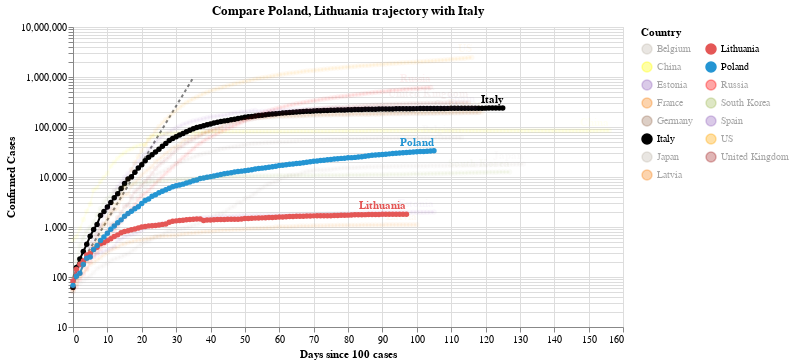

Source (notebook cell):
### Code cell
#hide_input
chart2 = make_since_chart(dff2, ['Poland', 'Lithuania'], baseline_countries)
chart2

### Figure 1 — Vega-Lite specification as saved in the notebook (floating-point values rounded to 4 significant figures; data arrays with more than 128 entries replaced by an {"elided": "..."} marker saying what was removed)
{"config": {"view": {"continuousWidth": 400, "continuousHeight": 300}}, "layer": [{"data": {"name": "data-628230001892d6798b50651be41d1b3e"}, "mark": {"type": "line", "color": "black", "opacity": 0.5, "strokeDash": [3, 3]}, "encoding": {"x": {"type": "quantitative", "field": "Days since 100 cases"}, "y": {"type": "quantitative", "field": "Confirmed Cases"}}}, {"data": {"name": "data-05b4256f97cb641188b97dad8a228816"}, "mark": {"type": "line", "point": true}, "encoding": {"color": {"type": "nominal", "field": "Country", "legend": {"columns": 2}, "scale": {"domain": ["Belgium", "China", "Estonia", "France", "Germany", "Italy", "Japan", "Latvia", "Lithuania", "Poland", "Russia", "South Korea", "Spain", "US", "United Kingdom"], "range": ["#C1B7AD", "yellow", "#9467bd", "#F58518", "#9D755D", "black", "#C1B7AD", "#F58518", "#E45756", "#2495D3", "red", "#A1BA59", "#9467bd", "orange", "brown"]}}, "opacity": {"condition": {"value": 1, "selection": "selector010"}, "value": 0.05}, "tooltip": [{"type": "nominal", "field": "Country"}, {"type": "temporal", "field": "Date"}, {"type": "quantitative", "field": "Confirmed Cases"}, {"type": "quantitative", "field": "Days since 100 cases"}], "x": {"type": "quantitative", "field": "Days since 100 cases"}, "y": {"type": "quantitative", "field": "Confirmed Cases", "scale": {"type": "log"}}}, "selection": {"selector010": {"type": "multi", "fields": ["Country"], "bind": "legend", "init": [{"Country": "Poland"}, {"Country": "Lithuania"}, {"Country": "Italy"}]}}, "width": 550}, {"data": {"name": "data-05b4256f97cb641188b97dad8a228816"}, "mark": {"type": "text", "align": "right", "dy": -8, "fontWeight": "bold"}, "encoding": {"color": {"type": "nominal", "field": "Country", "legend": {"columns": 2}, "scale": {"domain": ["Belgium", "China", "Estonia", "France", "Germany", "Italy", "Japan", "Latvia", "Lithuania", "Poland", "Russia", "South Korea", "Spain", "US", "United Kingdom"], "range": ["#C1B7AD", "yellow", "#9467bd", "#F58518", "#9D755D", "black", "#C1B7AD", "#F58518", "#E45756", "#2495D3", "red", "#A1BA59", "#9467bd", "orange", "brown"]}}, "opacity": {"condition": {"value": 1, "selection": "selector010"}, "value": 0.05}, "text": {"type": "nominal", "field": "Country"}, "tooltip": [{"type": "nominal", "field": "Country"}, {"type": "temporal", "field": "Date"}, {"type": "quantitative", "field": "Confirmed Cases"}, {"type": "quantitative", "field": "Days since 100 cases"}], "x": {"type": "quantitative", "field": "Days since 100 cases"}, "y": {"type": "quantitative", "field": "Confirmed Cases", "scale": {"type": "log"}}}, "transform": [{"filter": "(datum['Date'] >= 1593129600000)"}], "width": 550}], "title": "Compare Poland, Lithuania trajectory with Italy", "$schema": "https://vega.github.io/schema/vega-lite/v4.0.2.json", "datasets": {"data-628230001892d6798b50651be41d1b3e": [{"Days since 100 cases": 0, "Confirmed Cases": 100.0}, {"Days since 100 cases": 1, "Confirmed Cases": 130.0}, {"Days since 100 cases": 2, "Confirmed Cases": 169.0}, {"Days since 100 cases": 3, "Confirmed Cases": 219.7}, {"Days since 100 cases": 4, "Confirmed Cases": 285.6}, {"Days since 100 cases": 5, "Confirmed Cases": 371.3}, {"Days since 100 cases": 6, "Confirmed Cases": 482.7}, {"Days since 100 cases": 7, "Confirmed Cases": 627.5}, {"Days since 100 cases": 8, "Confirmed Cases": 815.7}, {"Days since 100 cases": 9, "Confirmed Cases": 1060.0}, {"Days since 100 cases": 10, "Confirmed Cases": 1379.0}, {"Days since 100 cases": 11, "Confirmed Cases": 1792.0}, {"Days since 100 cases": 12, "Confirmed Cases": 2330.0}, {"Days since 100 cases": 13, "Confirmed Cases": 3029.0}, {"Days since 100 cases": 14, "Confirmed Cases": 3937.0}, {"Days since 100 cases": 15, "Confirmed Cases": 5119.0}, {"Days since 100 cases": 16, "Confirmed Cases": 6654.0}, {"Days since 100 cases": 17, "Confirmed Cases": 8650.0}, {"Days since 100 cases": 18, "Confirmed Cases": 11250.0}, {"Days since 100 cases": 19, "Confirmed Cases": 14620.0}, {"Days since 100 cases": 20, "Confirmed Cases": 19000.0}, {"Days since 100 cases": 21, "Confirmed Cases": 24710.0}, {"Days since 100 cases": 22, "Confirmed Cases": 32120.0}, {"Days since 100 cases": 23, "Confirmed Cases": 41750.0}, {"Days since 100 cases": 24, "Confirmed Cases": 54280.0}, {"Days since 100 cases": 25, "Confirmed Cases": 70560.0}, {"Days since 100 cases": 26, "Confirmed Cases": 91730.0}, {"Days since 100 cases": 27, "Confirmed Cases": 119300.0}, {"Days since 100 cases": 28, "Confirmed Cases": 155000.0}, {"Days since 100 cases": 29, "Confirmed Cases": 201500.0}, {"Days since 100 cases": 30, "Confirmed Cases": 262000.0}, {"Days since 100 cases": 31, "Confirmed Cases": 340600.0}, {"Days since 100 cases": 32, "Confirmed Cases": 442800.0}, {"Days since 100 cases": 33, "Confirmed Cases": 575600.0}, {"Days since 100 cases": 34, "Confirmed Cases": 748300.0}, {"Days since 100 cases": 35, "Confirmed Cases": 972800.0}], "data-05b4256f97cb641188b97dad8a228816": {"elided": "1763 records"}}}
